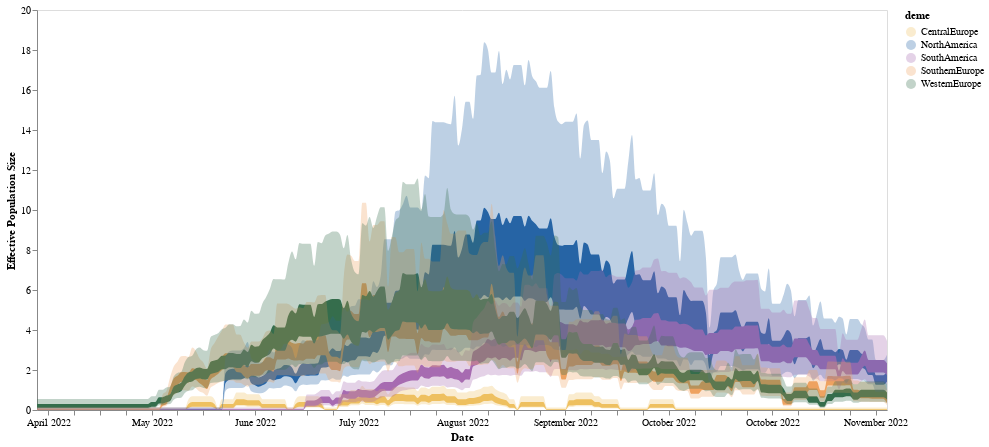

Write notebook code for a chart like this one.
### Code cell
line = alt.Chart(test).mark_area(interpolate='monotone').encode(
    alt.X('date:T', axis=alt.Axis(title="Date", grid=False, format="%B %Y")),
    alt.Y('lower_hpd_log_50',axis=alt.Axis(title="Effective Population Size", grid=False)),#,scale=alt.Scale(domain=(0, 13))),
    alt.Y2('upper_hpd_log_50' ),
    color=alt.Color('deme:N',  scale=alt.Scale(domain=domain, range=range_))
).properties(
    width=850,
    height=400
)#.transform_filter(
  #  (datum.upper_hpd_log_50 < 50)
#)

band = alt.Chart(test).mark_area(
    opacity=0.3, interpolate='monotone'
).encode(
    alt.X('date:T', axis=alt.Axis(title="Date", grid=False)),
    alt.Y('lower_hpd_log_95'),#axis=None),#, scale=alt.Scale(domain=(0, 13))),
    alt.Y2('upper_hpd_log_95'),
    color=alt.Color('deme:N')
).properties(
    width=850,
    height=400
)#.transform_filter(
 #   (datum.upper_hpd_log_95 < 50)
#)

line + band

### Figure 1 — Vega-Lite specification as saved in the notebook (floating-point values rounded to 4 significant figures; data arrays with more than 128 entries replaced by an {"elided": "..."} marker saying what was removed)
{"config": {"view": {"continuousWidth": 400, "continuousHeight": 300}}, "layer": [{"mark": {"type": "area", "interpolate": "monotone"}, "encoding": {"color": {"field": "deme", "scale": {"domain": ["CentralEurope", "NorthAmerica", "SouthAmerica", "SouthernEurope", "WesternEurope"], "range": ["#EEC060", "#2664A5", "#A76BB1", "#EEA160", "#356D4C"]}, "type": "nominal"}, "x": {"axis": {"format": "%B %Y", "grid": false, "title": "Date"}, "field": "date", "type": "temporal"}, "y": {"axis": {"grid": false, "title": "Effective Population Size"}, "field": "lower_hpd_log_50", "type": "quantitative"}, "y2": {"field": "upper_hpd_log_50"}}, "height": 400, "width": 850}, {"mark": {"type": "area", "interpolate": "monotone", "opacity": 0.3}, "encoding": {"color": {"field": "deme", "type": "nominal"}, "x": {"axis": {"grid": false, "title": "Date"}, "field": "date", "type": "temporal"}, "y": {"field": "lower_hpd_log_95", "type": "quantitative"}, "y2": {"field": "upper_hpd_log_95"}}, "height": 400, "width": 850}], "data": {"name": "data-3efa6200d07ecf6b4d5c051c647cbdcb"}, "$schema": "https://vega.github.io/schema/vega-lite/v4.17.0.json", "datasets": {"data-3efa6200d07ecf6b4d5c051c647cbdcb": {"elided": "1155 records"}}}
